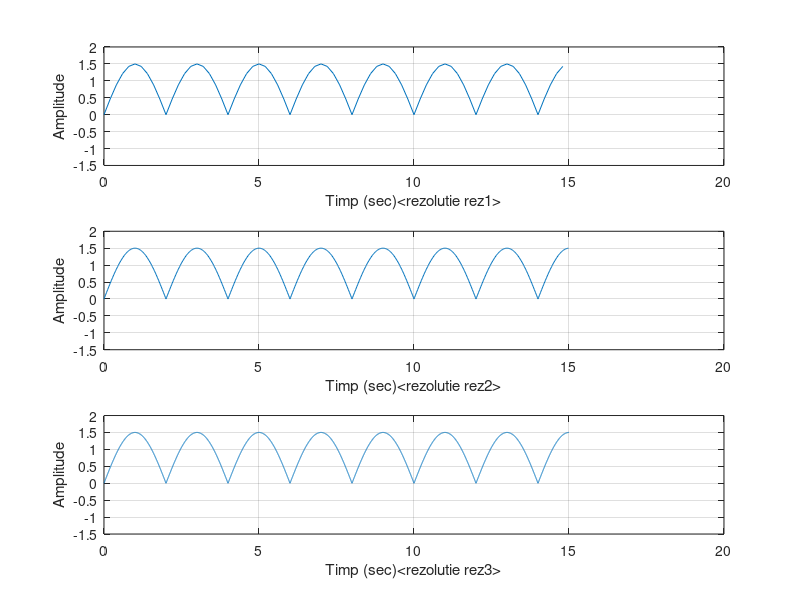

This figure's MATLAB source:


T=15;                    
T0= 4 ;                  
rez1 = 0.2;              
rez2 = 0.02;             
rez3 = 0.002;            



N1= round(T/rez1);       
t1=rez1*(0:N1-1);        
                         
                        
F0=1/T0;                 
SemnalDublualternant1 = [];

SemnalDublualternant1 = 1.5 *sin(2*pi*F0*t1);            
for i = 1:1:length(SemnalDublualternant1)               
    if SemnalDublualternant1(i) < 0                      
    SemnalDublualternant1(i) = -SemnalDublualternant1(i);
    end
end  

subplot(3,1,1),plot(t1,SemnalDublualternant1),grid, ylim([-1.5 2]),xlabel('Timp (sec)<rezolutie rez1>') ,ylabel('Amplitude')





N2= round(T/rez2);  
t2=rez2*(0:N2-1);   
                 
                
SemnalDublualternant2 = [];

SemnalDublualternant2 = 1.5 *sin(2*pi*F0*t2);
for i = 1:1:length(SemnalDublualternant2)
    if SemnalDublualternant2(i) < 0
    SemnalDublualternant2(i) = -SemnalDublualternant2(i);
    end
end  

subplot(3,1,2),plot(t2,SemnalDublualternant2),grid, ylim([-1.5 2]),xlabel('Timp (sec)<rezolutie rez2>') ,ylabel('Amplitude')






N3= round(T/rez3);  
t3=rez3*(0:N3-1);    
                
SemnalDublualternant3 = [];

SemnalDublualternant3 = 1.5 *sin(2*pi*F0*t3);
for i = 1:1:length(SemnalDublualternant3)
    if SemnalDublualternant3(i) < 0
    SemnalDublualternant3(i) = -SemnalDublualternant3(i);
    end
end  

subplot(3,1,3), plot(t3,SemnalDublualternant3),grid, ylim([-1.5 2]),xlabel('Timp (sec)<rezolutie rez3>') ,ylabel('Amplitude')
